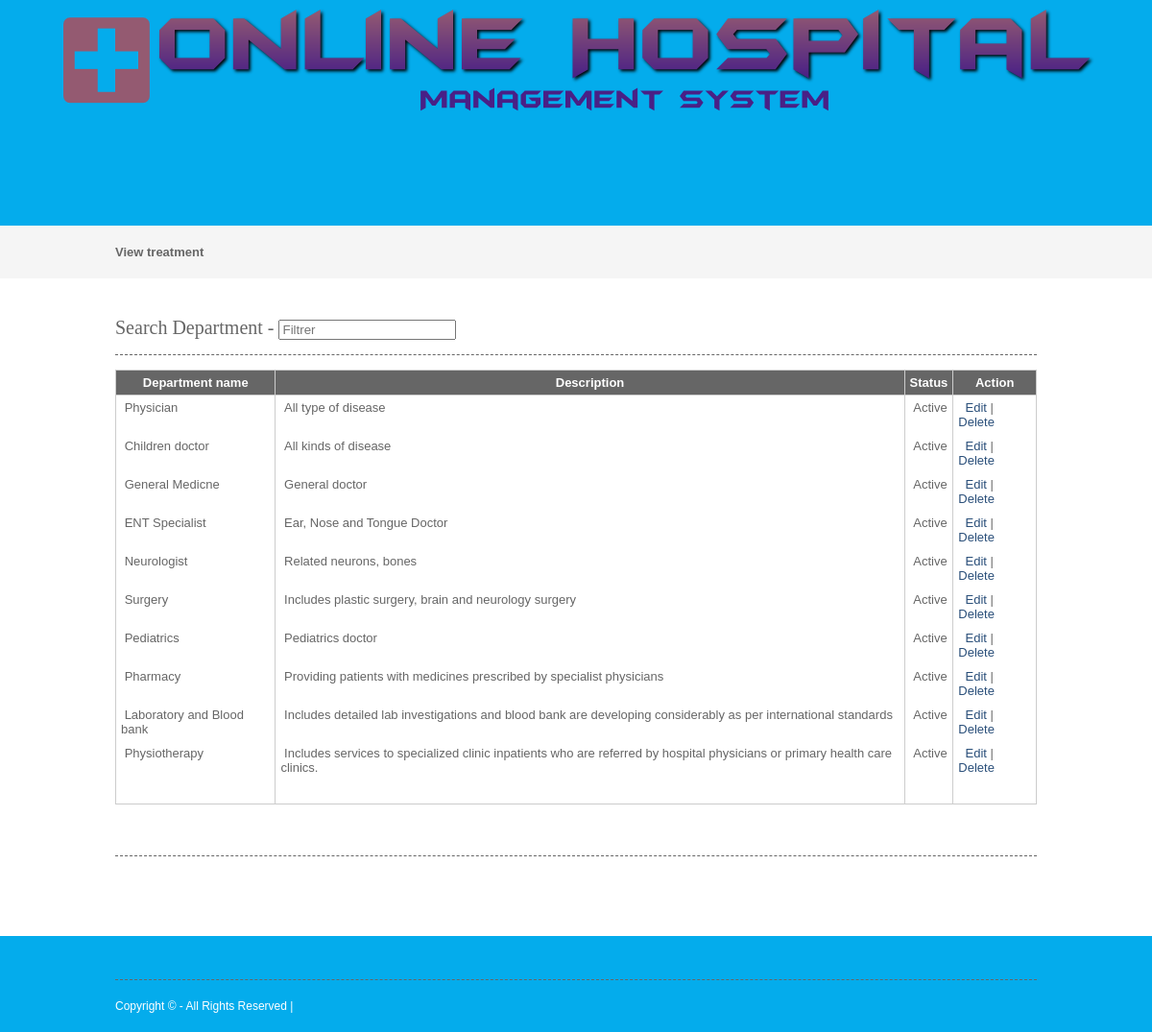
Screenshot of /php/viewdepartment.php with the database file from the repository.
### tables this page shows
CREATE TABLE IF NOT EXISTS `department` (
  `departmentid` int(10) NOT NULL AUTO_INCREMENT,
  `departmentname` varchar(100) NOT NULL,
  `description` text NOT NULL,
  `status` varchar(10) NOT NULL,
  PRIMARY KEY (`departmentid`)
);

### php/viewdepartment.php (the view, shortened to what this page needs)
<?php
include("headers.php");
include("dbconnection.php");
?>
<div class="wrapper col2">
  <div id="breadcrumb">
    <ul>
      <li class="first">View  treatment</li></ul>
  </div>
</div>
<div class="wrapper col4">
  <div id="container">
<section class="container">
<h2>Search Department - <input type="search" class="light-table-filter" data-table="order-table" placeholder="Filtrer" /></h2>
	<table class="order-table">
      <thead>
        <tr>
          <th>Department name</th>
          <th>Description</th>
          <th>Status</th>
          <th>Action</th>
        </tr>
        </thead>
        <tbody>
          <?php
		$sql ="SELECT * FROM department";
		$qsql = mysqli_query($con,$sql);
		while($rs = mysqli_fetch_array($qsql))
		{
        echo "<tr>
          <td>&nbsp;$rs[departmentname]</td>
          <td>&nbsp;$rs[description]</td>
			 <td>&nbsp;$rs[status]</td>
			 <td>&nbsp;
			  <a href='department.php?editid=$rs[departmentid]'>Edit</a> | <a href='viewdepartment.php?delid=$rs[departmentid]'>Delete</a> </td>
        </tr>";
		}
		?>
        <tr>
          <td>&nbsp;</td>
          <td>&nbsp;</td>
          <td>&nbsp;</td>
          <td>&nbsp;</td>
        </tr>
      </tbody>
    </table>
    </section>
    <h1>&nbsp;</h1>
    <p>&nbsp;</p>
  </div>
</div>
<?php
include("footers.php");
?>

### layout/styles/layout.css (style rules this page uses)
html { overflow-y:scroll; }
body { margin:0; padding:0; font-size:13px; font-family:verdana, Arial, Helvetica, sans-serif; color:#FFFFFF; background-color:#4F473A; }
a { outline:none; text-decoration:none; }
div.wrapper { display:block; width:100%; margin:0; text-align:left; }
.col2 { color:#666666; background-color:#F5F5F5; }
.col3, .col4 { color:#666666; background-color:#FFFFFF; }
#head, #gallery, #breadcrumb, #container, #footer { display:block; position:relative; width:960px; margin:0 auto; }
#breadcrumb { padding:20px 0; }
#breadcrumb ul { margin:0; padding:0; list-style:none; }
#breadcrumb ul li { display:inline; }
#breadcrumb ul li.first { font-weight:bold; }
#container { padding:40px 0; }
#container h1, #container h2, #container h3, #container h4, #container h5, #container h6 { margin:0 0 15px 0; padding:0 0 15px 0; line-height:normal; font-weight:normal; font-size:20px; font-family:Georgia, "Times New Roman", Times, serif; border-bottom:1px dashed #666666; }
#container a { color:#294E79; background-color:#FFFFFF; }

### layout/styles/tables.css (style rules this page uses)
table { width:100%; border-collapse:collapse; table-layout:auto; vertical-align:top; margin-bottom:15px; border:1px solid #CCCCCC; }
table thead th { color:#FFFFFF; background-color:#666666; border:1px solid #CCCCCC; border-collapse:collapse; text-align:center; table-layout:auto; vertical-align:middle; }
table tbody td { vertical-align:top; border-collapse:collapse; border-left:1px solid #CCCCCC; border-right:1px solid #CCCCCC; }
table thead th, table tbody td { padding:5px; border-collapse:collapse; }

### rows the page displays
department: departmentname "Physician", description "All type of disease", status "Active"
department: departmentname "Children doctor", description "All kinds of disease", status "Active"
department: departmentname "General Medicne", description "General doctor", status "Active"
department: departmentname "ENT Specialist", description "Ear, Nose and Tongue Doctor", status "Active"
department: departmentname "Neurologist", description "Related neurons, bones", status "Active"
department: departmentname "Surgery", description "Includes plastic surgery, brain and neurology surgery", status "Active"
department: departmentname "Pediatrics", description "Pediatrics doctor", status "Active"
department: departmentname "Pharmacy", description "Providing patients with medicines prescribed by specialist physicians", status "Active"
department: departmentname "Laboratory and Blood bank", description "Includes detailed lab investigations and blood bank are developing considerably as per international standards", status "Active"
department: departmentname "Physiotherapy", description "Includes services to specialized clinic inpatients who are referred by hospital physicians or primary health care clinics.", status "Active"
